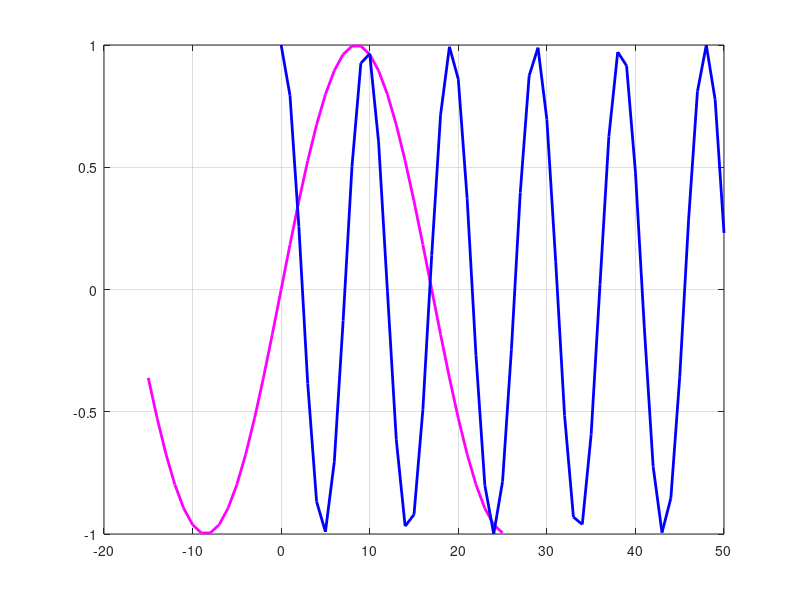
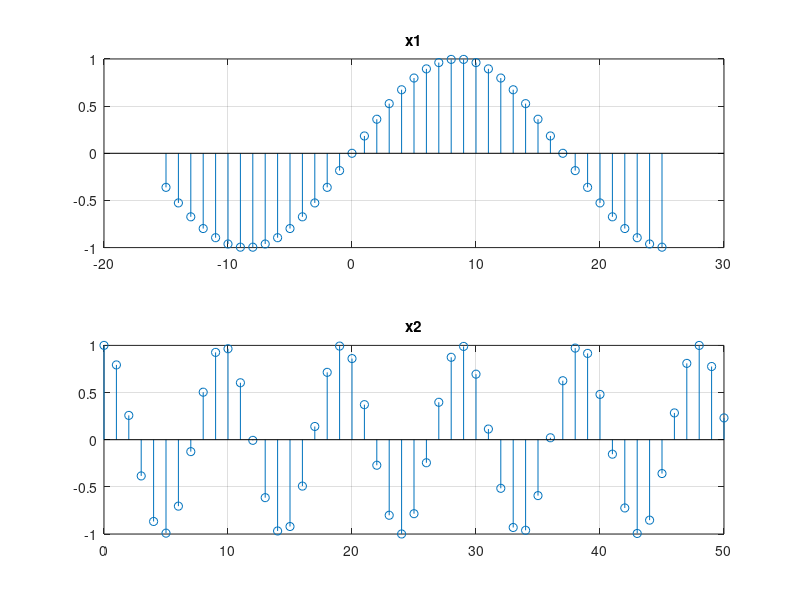
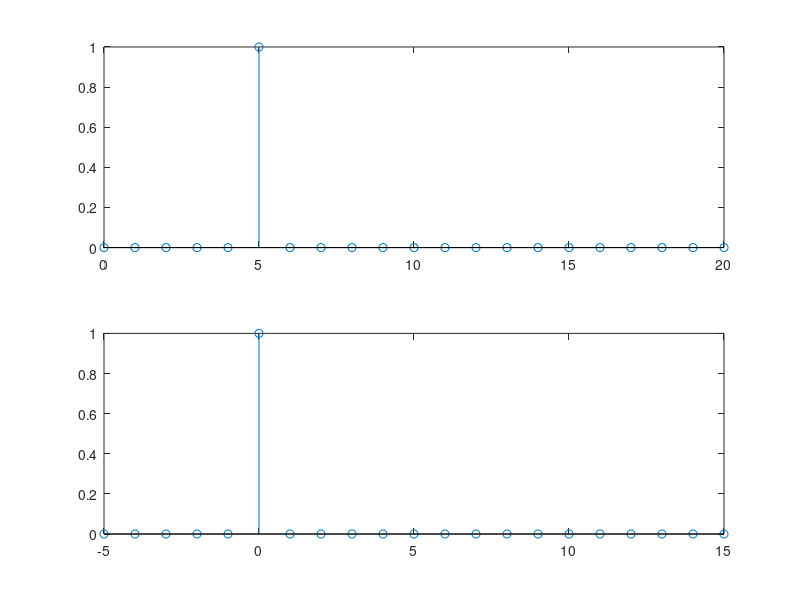
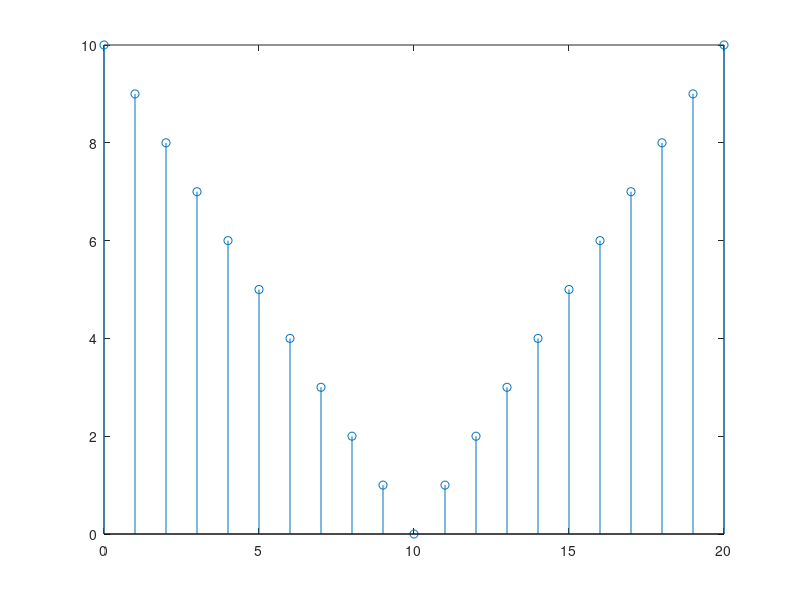

Write the MATLAB code that produced these figures, in order.
% E4

% a)

% initializeaza un vector de lungime 21 cu valoarea 0
z = zeros(1,21);

% se seteaza cu valoarea 1 al 6-lea element
z(6) = 1;

n = 0:20;
m = -5:15;

% reprezentare:
figure(3);
subplot(2,1,1);
stem(n,z);
subplot(2,1,2);
stem(m,z);

% b)

n=0:20;
t=abs(10-n);

% reprezentare:
figure(4);
stem(n,t);

% c)

n1=-15:25;
n2=0:50;

x1=sin(pi*n1/17);
x2=cos(pi*n2/sqrt(23));

% reprezentare:
figure(1);
plot(n1, x1, '-m', 'Linewidth', 2.0); hold on;
plot(n2, x2, '-b', 'Linewidth', 2.0); hold on;
grid;

% reprezentare:
figure(2);
subplot(2,1,1);
stem(n1,x1),grid,title('x1');
subplot(2,1,2);
stem(n2,x2),grid,title('x2');




